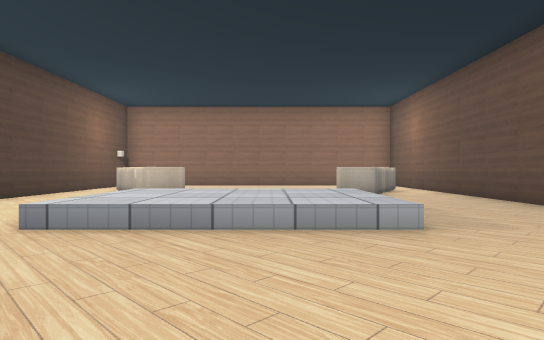
view 1 (above)

21 first-person views from a walk through a 3-D level made in the Unity game engine. The camera is 0.59 m above the floor, looks level and sees 75° across. Doors are open. The floor is counted in squares, 1 m on a side. Each view is taken from the middle of a square. On the plan, view 1 faces up. The plan holds only what a view shows up to about 10 squares ahead; the rest is blank. Some surface patterns are stand-ins.

view 2
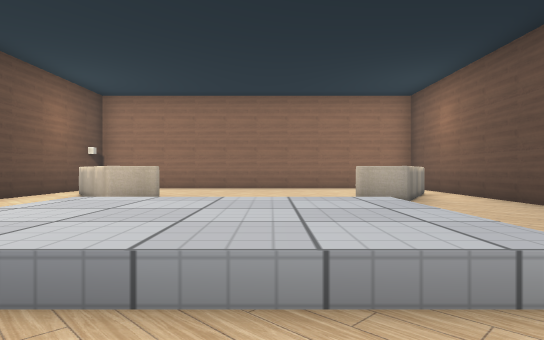

view 3
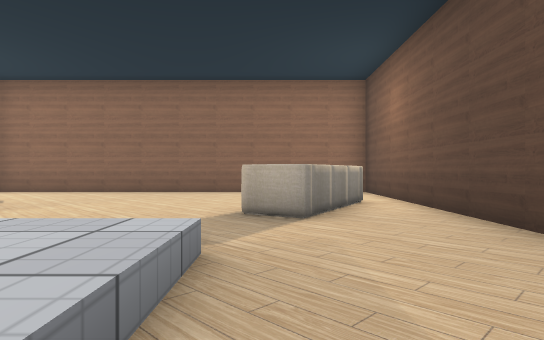

view 4
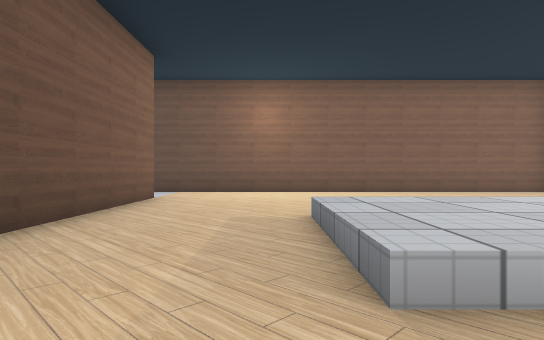

view 5
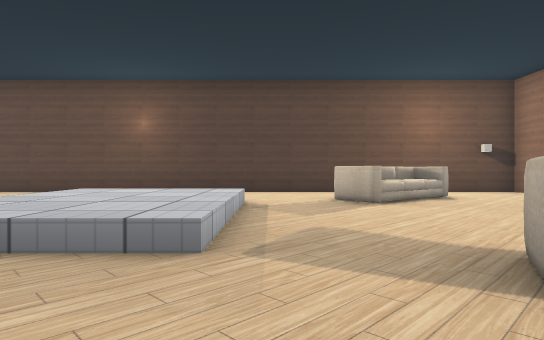

view 6
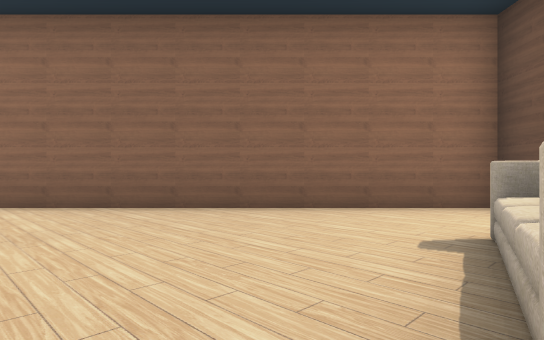

view 7
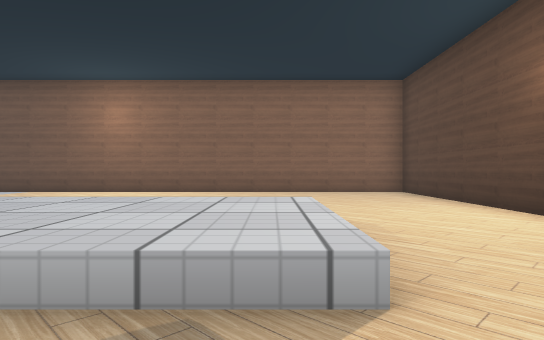

view 8
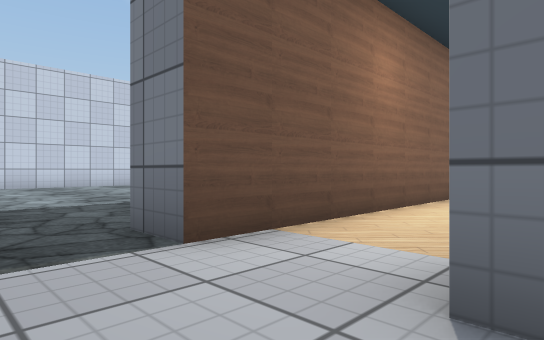

view 9
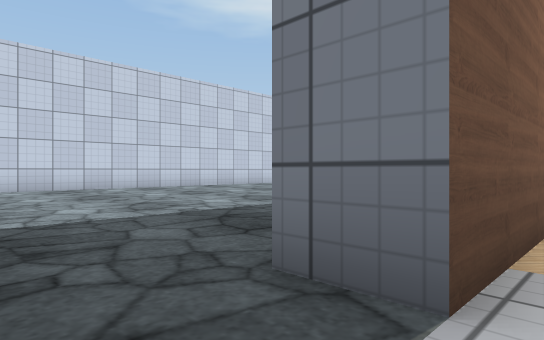

view 10
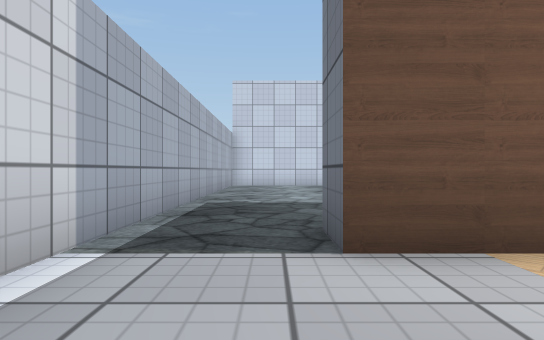

view 11
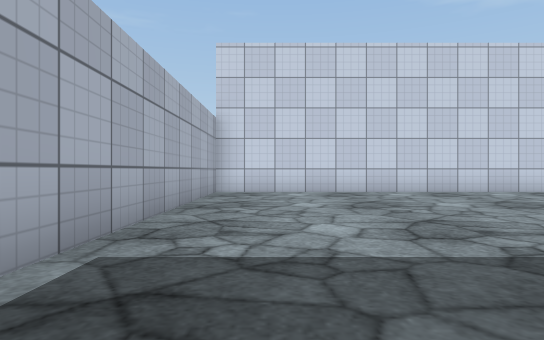

view 12
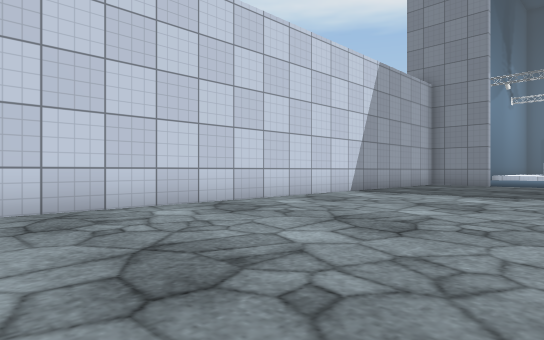

view 13
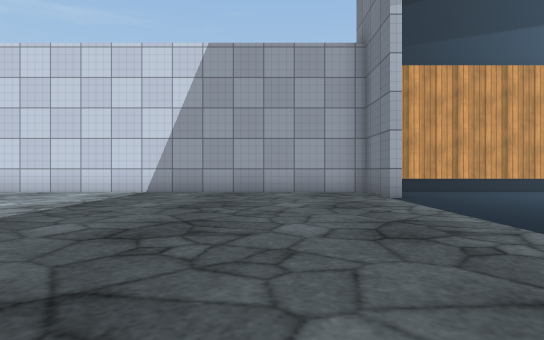

view 14
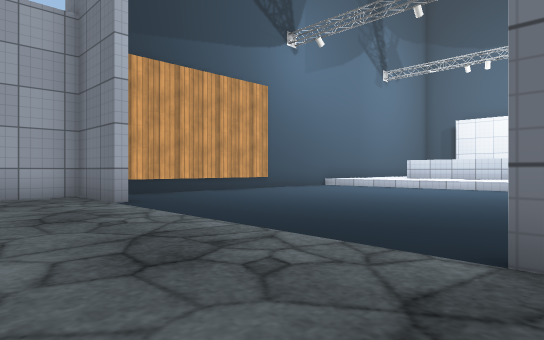

view 15
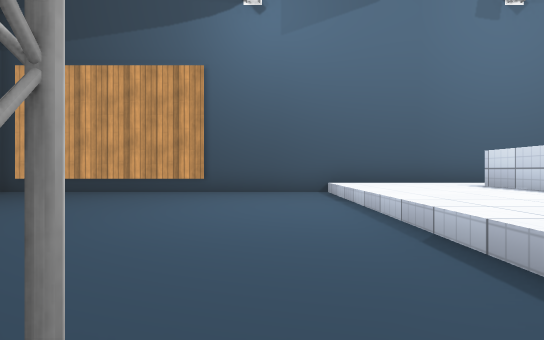

view 16
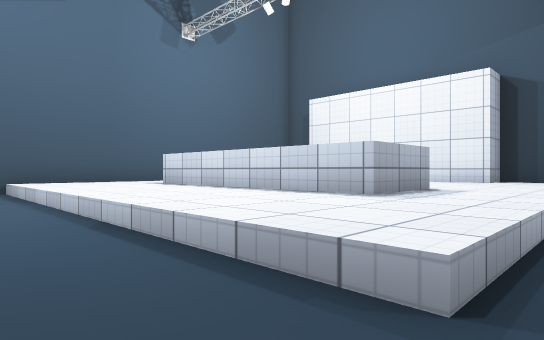

view 17
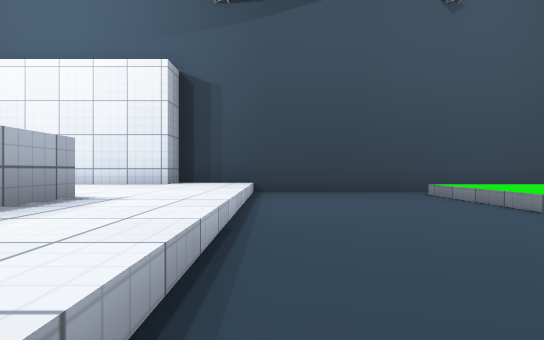

view 18
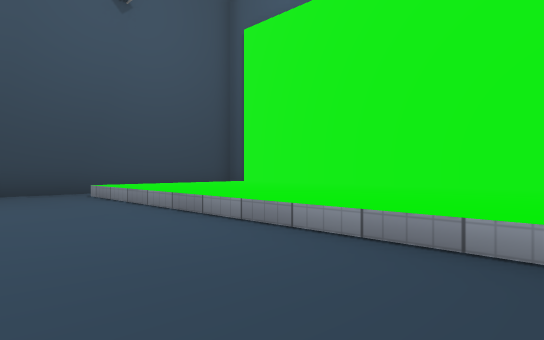

view 19
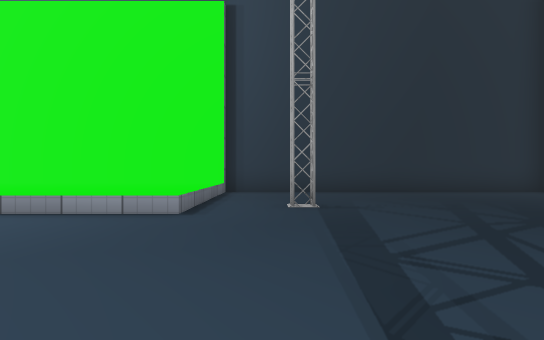

view 20
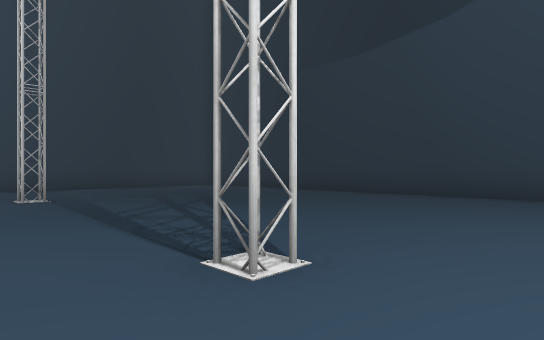

view 21
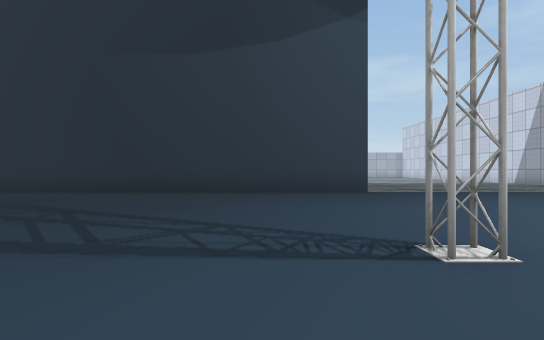

### Floor plan
Key: @ floor where view 1 was taken; # wall or solid block; . floor; D open door; ^ raised ledge; S sofa.
Columns run from 31 left of view 1 to 8 right of it. Each row starts with its distance up from view 1.
 14                          ############
 13                          #..........#
 12                          #..........#
 11                          #.S......S.#
 10                          #.SS.....S.#
  9                          #..SS...SS.#
  8                          #..S.......#
  7            #########     #..........#
  6    ^^^^^^^^.........     #...^^^^...#
  5 # ^^^^^^^^^^........#    #...^^^^...#
  4 # ^^^^^^^^^^........#    #...^^^^...#
  3 # ^^^^^^^^^^.#......#    #..........#
  2 #.^^^^^^^^^^........#    #..........#
  1 #...................#    #..........#..
  0 #...................#    #.....@....D..
 -1 #...................#    #..........D..#
 -2 #...................#    ############..#
 -3 #^^^^^^^^^^..#.....## .             ...#
 -4 #^^^^^^^^^^........#....           ....#
 -5 #^^^^^^^^^^..............         .....#
 -6  ^^^   ^^^^...............       ......#
 -7  ^     ^^^^...............    .........#
 -8        ^^^^............................#
 -9        ^^^^............................#
-10        ^^^^............................#
-11        ^^^^........#...................#
-12        ^^^^........#...................#
-13       ##################################

Positions as (right, up) in squares from view 1, and headings:
1: (0, 0), facing up
2: (0, 2), facing up
3: (2, 4), facing up
4: (2, 8), facing down
5: (4, 7), facing left
6: (1, 8), facing up
7: (-2, 8), facing down
8: (7, 1), facing down-left
9: (7, -1), facing down-left
10: (6, 1), facing down
11: (6, -3), facing down
12: (3, -7), facing down-left
13: (-9, -3), facing down
14: (-9, -4), facing down-left
15: (-19, -3), facing down
16: (-19, -2), facing down-left
17: (-21, -2), facing left
18: (-21, -1), facing up-left
19: (-19, -3), facing up
20: (-20, -5), facing up-right
21: (-21, -2), facing right
